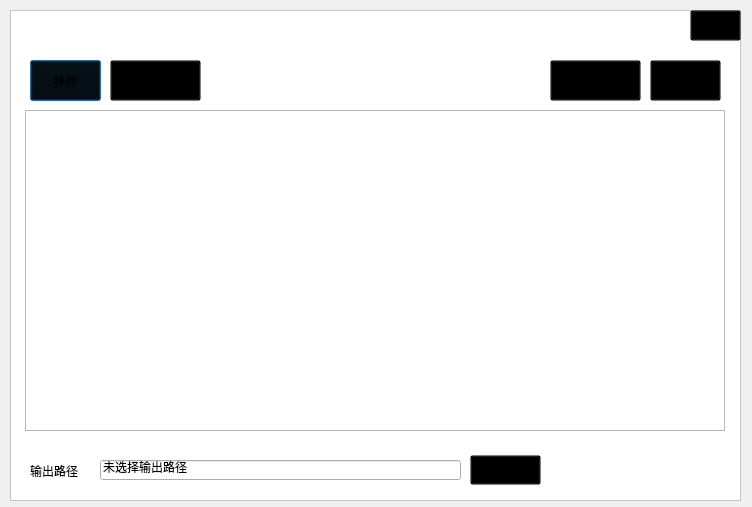
<?xml version="1.0" encoding="UTF-8"?>
<ui version="4.0">
 <class>fbxFile</class>
 <widget class="QDialog" name="fbxFile">
  <property name="geometry">
   <rect>
    <x>0</x>
    <y>0</y>
    <width>752</width>
    <height>507</height>
   </rect>
  </property>
  <property name="windowTitle">
   <string>Dialog</string>
  </property>
  <widget class="QTableView" name="tableView">
   <property name="geometry">
    <rect>
     <x>25</x>
     <y>110</y>
     <width>700</width>
     <height>321</height>
    </rect>
   </property>
   <property name="styleSheet">
    <string notr="true">QHeaderView::section {background-color:white; border:1px solid gray;}</string>
   </property>
  </widget>
  <widget class="QFrame" name="frame">
   <property name="geometry">
    <rect>
     <x>10</x>
     <y>10</y>
     <width>731</width>
     <height>491</height>
    </rect>
   </property>
   <property name="styleSheet">
    <string notr="true">#frame{background-color: rgb(255, 255, 255);}</string>
   </property>
   <property name="frameShape">
    <enum>QFrame::StyledPanel</enum>
   </property>
   <property name="frameShadow">
    <enum>QFrame::Raised</enum>
   </property>
   <widget class="QPushButton" name="pushButton_del">
    <property name="geometry">
     <rect>
      <x>20</x>
      <y>50</y>
      <width>71</width>
      <height>41</height>
     </rect>
    </property>
    <property name="font">
     <font>
      <family>Microsoft YaHei UI</family>
      <weight>50</weight>
      <bold>false</bold>
     </font>
    </property>
    <property name="styleSheet">
     <string notr="true">#pushButton_del{background-color:transparent;}
#pushButton_del:hover{border-image:url(:/new/prefix2/grey.png);}
</string>
    </property>
    <property name="text">
     <string>移除</string>
    </property>
    <property name="icon">
     <iconset resource="background.qrc">
      <normaloff>:/new/prefix2/del.png</normaloff>:/new/prefix2/del.png</iconset>
    </property>
    <property name="iconSize">
     <size>
      <width>30</width>
      <height>30</height>
     </size>
    </property>
   </widget>
   <widget class="QPushButton" name="pushButton_delAll">
    <property name="geometry">
     <rect>
      <x>100</x>
      <y>50</y>
      <width>91</width>
      <height>41</height>
     </rect>
    </property>
    <property name="font">
     <font>
      <family>Microsoft YaHei UI</family>
     </font>
    </property>
    <property name="styleSheet">
     <string notr="true">#pushButton_delAll{background-color:transparent;}
#pushButton_delAll:hover{
border-image: url(:/new/prefix2/grey.png)}</string>
    </property>
    <property name="text">
     <string>清空列表</string>
    </property>
    <property name="icon">
     <iconset resource="background.qrc">
      <normaloff>:/new/prefix2/delAll.png</normaloff>:/new/prefix2/delAll.png</iconset>
    </property>
    <property name="iconSize">
     <size>
      <width>30</width>
      <height>30</height>
     </size>
    </property>
   </widget>
   <widget class="QLabel" name="label">
    <property name="geometry">
     <rect>
      <x>20</x>
      <y>450</y>
      <width>71</width>
      <height>21</height>
     </rect>
    </property>
    <property name="font">
     <font>
      <family>Microsoft YaHei UI</family>
     </font>
    </property>
    <property name="text">
     <string>输出路径</string>
    </property>
   </widget>
   <widget class="QLineEdit" name="lineEdit">
    <property name="geometry">
     <rect>
      <x>90</x>
      <y>450</y>
      <width>361</width>
      <height>20</height>
     </rect>
    </property>
    <property name="font">
     <font>
      <family>Microsoft YaHei UI</family>
     </font>
    </property>
    <property name="text">
     <string>未选择输出路径</string>
    </property>
   </widget>
   <widget class="QPushButton" name="pushButton_change">
    <property name="geometry">
     <rect>
      <x>460</x>
      <y>445</y>
      <width>71</width>
      <height>30</height>
     </rect>
    </property>
    <property name="font">
     <font>
      <family>Microsoft YaHei UI</family>
     </font>
    </property>
    <property name="styleSheet">
     <string notr="true">#pushButton_change{background-color:transparent;}
#pushButton_change:hover{
border-image: url(:/new/prefix2/grey.png)}</string>
    </property>
    <property name="text">
     <string>更改</string>
    </property>
    <property name="icon">
     <iconset resource="background.qrc">
      <normaloff>:/new/prefix2/openfile.png</normaloff>:/new/prefix2/openfile.png</iconset>
    </property>
    <property name="iconSize">
     <size>
      <width>20</width>
      <height>20</height>
     </size>
    </property>
   </widget>
   <widget class="QPushButton" name="pushButton_conf">
    <property name="geometry">
     <rect>
      <x>640</x>
      <y>50</y>
      <width>71</width>
      <height>41</height>
     </rect>
    </property>
    <property name="font">
     <font>
      <family>Microsoft YaHei UI</family>
     </font>
    </property>
    <property name="styleSheet">
     <string notr="true">#pushButton_conf{background-color:transparent;}
#pushButton_conf:hover{
border-image: url(:/new/prefix2/grey.png)}</string>
    </property>
    <property name="text">
     <string>确定</string>
    </property>
    <property name="icon">
     <iconset resource="background.qrc">
      <normaloff>:/new/prefix2/conf.png</normaloff>:/new/prefix2/conf.png</iconset>
    </property>
    <property name="iconSize">
     <size>
      <width>30</width>
      <height>30</height>
     </size>
    </property>
   </widget>
   <widget class="QPushButton" name="pushButton_close">
    <property name="geometry">
     <rect>
      <x>680</x>
      <y>0</y>
      <width>51</width>
      <height>31</height>
     </rect>
    </property>
    <property name="styleSheet">
     <string notr="true">#pushButton_close{background-color:transparent;}
#pushButton_close:hover{	border-image: url(:/new/prefix2/red.png);
}
</string>
    </property>
    <property name="text">
     <string/>
    </property>
    <property name="icon">
     <iconset resource="background.qrc">
      <normaloff>:/new/prefix2/close_win.png</normaloff>:/new/prefix2/close_win.png</iconset>
    </property>
    <property name="iconSize">
     <size>
      <width>10</width>
      <height>10</height>
     </size>
    </property>
   </widget>
   <widget class="QPushButton" name="pushButton_openfile">
    <property name="geometry">
     <rect>
      <x>540</x>
      <y>50</y>
      <width>91</width>
      <height>41</height>
     </rect>
    </property>
    <property name="font">
     <font>
      <family>Microsoft YaHei UI</family>
     </font>
    </property>
    <property name="styleSheet">
     <string notr="true">#pushButton_openfile{background-color:transparent;}
#pushButton_openfile:hover{
border-image: url(:/new/prefix2/grey.png)}</string>
    </property>
    <property name="text">
     <string>添加文件</string>
    </property>
    <property name="icon">
     <iconset resource="background.qrc">
      <normaloff>:/new/prefix2/add.png</normaloff>:/new/prefix2/add.png</iconset>
    </property>
    <property name="iconSize">
     <size>
      <width>30</width>
      <height>30</height>
     </size>
    </property>
   </widget>
  </widget>
  <zorder>frame</zorder>
  <zorder>tableView</zorder>
 </widget>
 <resources>
  <include location="background.qrc"/>
 </resources>
 <connections/>
</ui>
